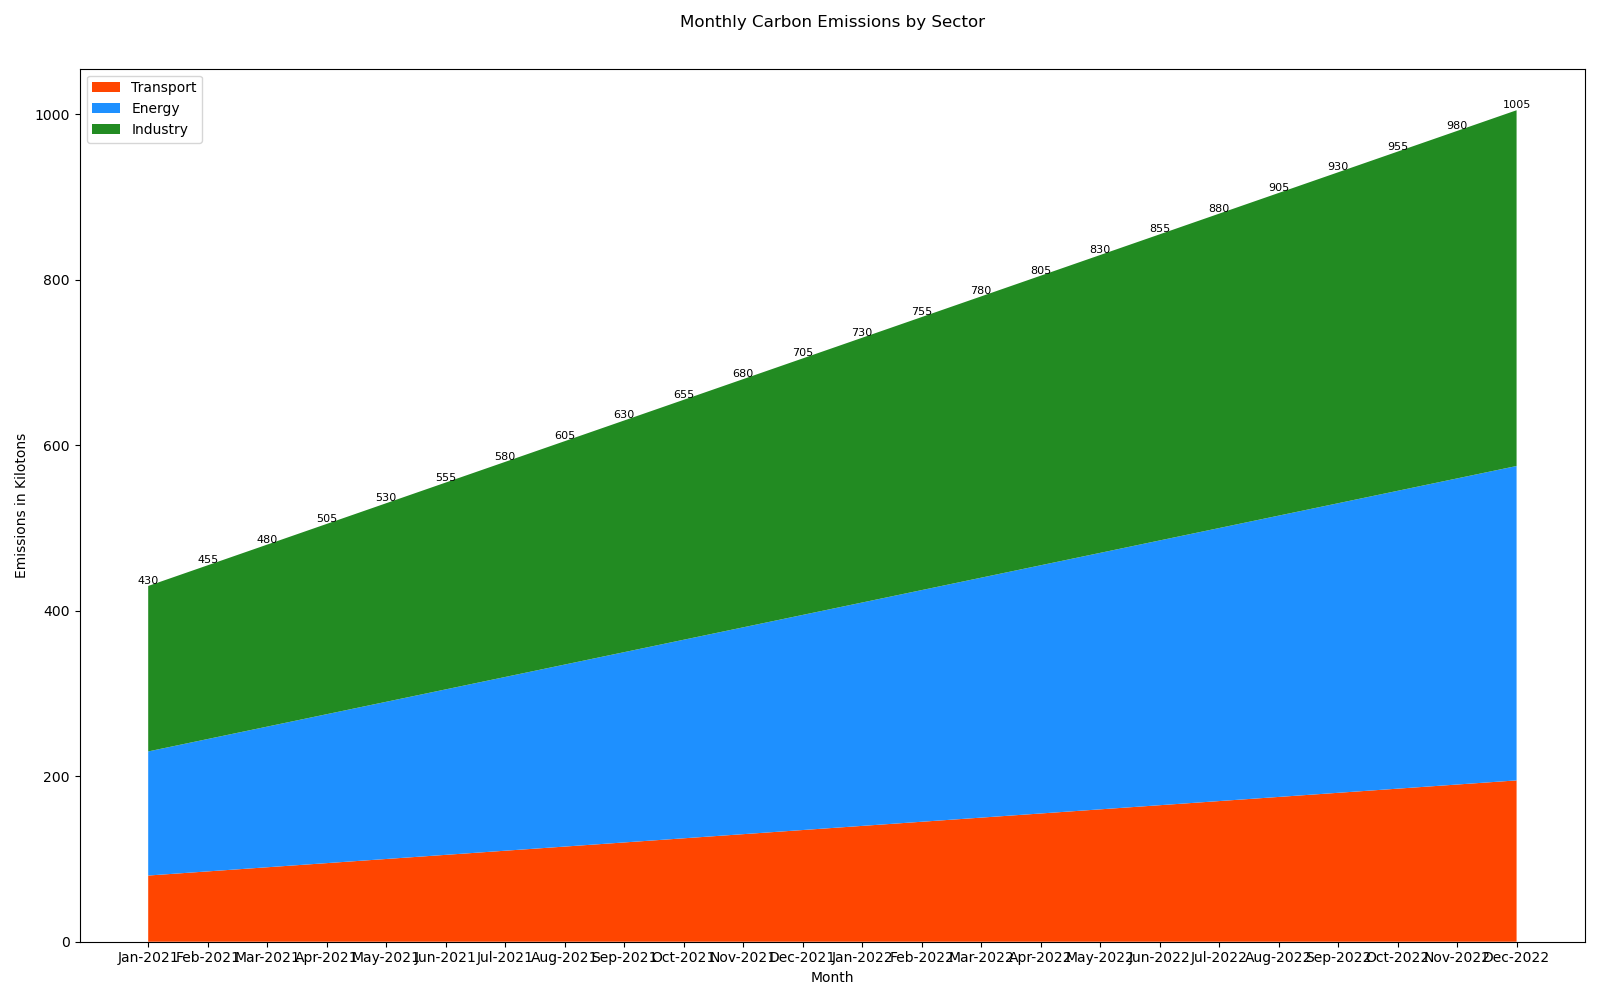

The Python source for this figure:

import matplotlib.pyplot as plt

# Data for the stacked area chart
months = ['Jan-2021', 'Feb-2021', 'Mar-2021', 'Apr-2021', 'May-2021', 'Jun-2021', 
          'Jul-2021', 'Aug-2021', 'Sep-2021', 'Oct-2021', 'Nov-2021', 'Dec-2021',
          'Jan-2022', 'Feb-2022', 'Mar-2022', 'Apr-2022', 'May-2022', 'Jun-2022',
          'Jul-2022', 'Aug-2022', 'Sep-2022', 'Oct-2022', 'Nov-2022', 'Dec-2022']
transport = [80, 85, 90, 95, 100, 105, 110, 115, 120, 125, 130, 135,
             140, 145, 150, 155, 160, 165, 170, 175, 180, 185, 190, 195]
energy = [150, 160, 170, 180, 190, 200, 210, 220, 230, 240, 250, 260, 
          270, 280, 290, 300, 310, 320, 330, 340, 350, 360, 370, 380]
industry = [200, 210, 220, 230, 240, 250, 260, 270, 280, 290, 300, 310, 
            320, 330, 340, 350, 360, 370, 380, 390, 400, 410, 420, 430]

# Modify the dimensions of the plot
plt.figure(figsize=(16, 10))

# Creating the stacked area chart
plt.stackplot(months, transport, energy, industry,
              colors=['#FF4500', '#1E90FF', '#228B22'],
              labels=['Transport', 'Energy', 'Industry'])

# Adding the legend
plt.legend(loc='upper left')

# Adding titles and labels
plt.title('Monthly Carbon Emissions by Sector', pad=30)
plt.xlabel('Month')
plt.ylabel('Emissions in Kilotons')

# Add annotation
for i, transport_val in enumerate(transport):
    total_emissions = transport_val + energy[i] + industry[i]
    plt.text(months[i], total_emissions, f'{total_emissions}', ha='center', va='bottom', fontsize=8)

# Adjust layout
plt.tight_layout()

# Show the plot
plt.show()
